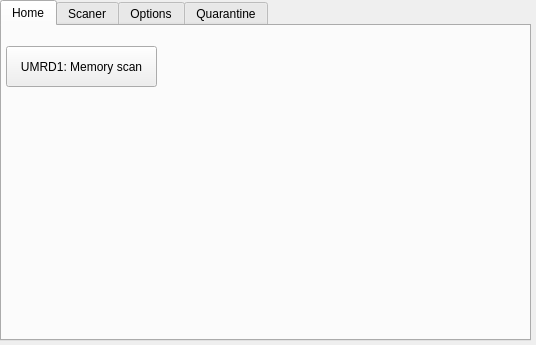
<?xml version="1.0" encoding="UTF-8"?>
<ui version="4.0">
 <class>ui_clientClass</class>
 <widget class="QMainWindow" name="ui_clientClass">
  <property name="windowModality">
   <enum>Qt::WindowModal</enum>
  </property>
  <property name="enabled">
   <bool>true</bool>
  </property>
  <property name="geometry">
   <rect>
    <x>0</x>
    <y>0</y>
    <width>536</width>
    <height>345</height>
   </rect>
  </property>
  <property name="sizePolicy">
   <sizepolicy hsizetype="Ignored" vsizetype="Ignored">
    <horstretch>0</horstretch>
    <verstretch>0</verstretch>
   </sizepolicy>
  </property>
  <property name="minimumSize">
   <size>
    <width>525</width>
    <height>272</height>
   </size>
  </property>
  <property name="maximumSize">
   <size>
    <width>800</width>
    <height>800</height>
   </size>
  </property>
  <property name="mouseTracking">
   <bool>true</bool>
  </property>
  <property name="contextMenuPolicy">
   <enum>Qt::DefaultContextMenu</enum>
  </property>
  <property name="windowTitle">
   <string>User Mode Security</string>
  </property>
  <property name="toolTip">
   <string/>
  </property>
  <property name="autoFillBackground">
   <bool>false</bool>
  </property>
  <property name="styleSheet">
   <string notr="true"/>
  </property>
  <property name="inputMethodHints">
   <set>Qt::ImhNone</set>
  </property>
  <property name="toolButtonStyle">
   <enum>Qt::ToolButtonFollowStyle</enum>
  </property>
  <property name="animated">
   <bool>true</bool>
  </property>
  <property name="tabShape">
   <enum>QTabWidget::Triangular</enum>
  </property>
  <property name="dockNestingEnabled">
   <bool>false</bool>
  </property>
  <property name="dockOptions">
   <set>QMainWindow::AllowTabbedDocks|QMainWindow::AnimatedDocks</set>
  </property>
  <widget class="QWidget" name="centralWidget">
   <widget class="QTabWidget" name="Menu">
    <property name="geometry">
     <rect>
      <x>0</x>
      <y>0</y>
      <width>531</width>
      <height>341</height>
     </rect>
    </property>
    <property name="minimumSize">
     <size>
      <width>521</width>
      <height>271</height>
     </size>
    </property>
    <property name="maximumSize">
     <size>
      <width>1500</width>
      <height>800</height>
     </size>
    </property>
    <property name="mouseTracking">
     <bool>false</bool>
    </property>
    <property name="contextMenuPolicy">
     <enum>Qt::DefaultContextMenu</enum>
    </property>
    <property name="layoutDirection">
     <enum>Qt::LeftToRight</enum>
    </property>
    <property name="autoFillBackground">
     <bool>false</bool>
    </property>
    <property name="tabPosition">
     <enum>QTabWidget::North</enum>
    </property>
    <property name="tabShape">
     <enum>QTabWidget::Rounded</enum>
    </property>
    <property name="currentIndex">
     <number>0</number>
    </property>
    <property name="iconSize">
     <size>
      <width>24</width>
      <height>24</height>
     </size>
    </property>
    <property name="elideMode">
     <enum>Qt::ElideNone</enum>
    </property>
    <property name="usesScrollButtons">
     <bool>true</bool>
    </property>
    <property name="documentMode">
     <bool>false</bool>
    </property>
    <property name="tabsClosable">
     <bool>false</bool>
    </property>
    <property name="movable">
     <bool>true</bool>
    </property>
    <widget class="QWidget" name="HOME_tab">
     <attribute name="title">
      <string>Home</string>
     </attribute>
     <widget class="QPushButton" name="scan1_btn">
      <property name="geometry">
       <rect>
        <x>4</x>
        <y>20</y>
        <width>151</width>
        <height>41</height>
       </rect>
      </property>
      <property name="text">
       <string>UMRD1: Memory scan</string>
      </property>
     </widget>
    </widget>
    <widget class="QWidget" name="SCAN_tab">
     <attribute name="title">
      <string>Scaner</string>
     </attribute>
     <widget class="QPushButton" name="pause_Button">
      <property name="geometry">
       <rect>
        <x>449</x>
        <y>6</y>
        <width>71</width>
        <height>23</height>
       </rect>
      </property>
      <property name="text">
       <string>Pause</string>
      </property>
     </widget>
     <widget class="QPushButton" name="stop_Button">
      <property name="geometry">
       <rect>
        <x>449</x>
        <y>36</y>
        <width>71</width>
        <height>23</height>
       </rect>
      </property>
      <property name="text">
       <string>Stop  </string>
      </property>
      <property name="iconSize">
       <size>
        <width>16</width>
        <height>16</height>
       </size>
      </property>
      <property name="checkable">
       <bool>false</bool>
      </property>
      <property name="checked">
       <bool>false</bool>
      </property>
      <property name="default">
       <bool>false</bool>
      </property>
      <property name="flat">
       <bool>false</bool>
      </property>
     </widget>
     <widget class="QGroupBox" name="groupBox">
      <property name="geometry">
       <rect>
        <x>0</x>
        <y>0</y>
        <width>441</width>
        <height>301</height>
       </rect>
      </property>
      <property name="mouseTracking">
       <bool>false</bool>
      </property>
      <property name="title">
       <string>Search</string>
      </property>
      <property name="flat">
       <bool>false</bool>
      </property>
      <property name="checkable">
       <bool>false</bool>
      </property>
      <widget class="QProgressBar" name="progressScan">
       <property name="geometry">
        <rect>
         <x>10</x>
         <y>50</y>
         <width>421</width>
         <height>23</height>
        </rect>
       </property>
       <property name="value">
        <number>0</number>
       </property>
       <property name="textVisible">
        <bool>false</bool>
       </property>
       <property name="textDirection">
        <enum>QProgressBar::TopToBottom</enum>
       </property>
      </widget>
      <widget class="QLabel" name="StatusString">
       <property name="geometry">
        <rect>
         <x>10</x>
         <y>19</y>
         <width>521</width>
         <height>21</height>
        </rect>
       </property>
       <property name="font">
        <font>
         <family>Segoe UI</family>
        </font>
       </property>
       <property name="text">
        <string>burluckij@gmail.com</string>
       </property>
      </widget>
      <widget class="QTreeWidget" name="treeScanLog">
       <property name="geometry">
        <rect>
         <x>10</x>
         <y>80</y>
         <width>421</width>
         <height>211</height>
        </rect>
       </property>
       <property name="verticalScrollBarPolicy">
        <enum>Qt::ScrollBarAsNeeded</enum>
       </property>
       <property name="horizontalScrollBarPolicy">
        <enum>Qt::ScrollBarAsNeeded</enum>
       </property>
       <property name="rootIsDecorated">
        <bool>true</bool>
       </property>
       <property name="uniformRowHeights">
        <bool>false</bool>
       </property>
       <property name="sortingEnabled">
        <bool>false</bool>
       </property>
       <property name="animated">
        <bool>false</bool>
       </property>
       <property name="allColumnsShowFocus">
        <bool>false</bool>
       </property>
       <property name="wordWrap">
        <bool>false</bool>
       </property>
       <property name="headerHidden">
        <bool>true</bool>
       </property>
       <property name="columnCount">
        <number>1</number>
       </property>
       <attribute name="headerVisible">
        <bool>false</bool>
       </attribute>
       <attribute name="headerCascadingSectionResizes">
        <bool>false</bool>
       </attribute>
       <attribute name="headerHighlightSections">
        <bool>false</bool>
       </attribute>
       <attribute name="headerShowSortIndicator" stdset="0">
        <bool>false</bool>
       </attribute>
       <attribute name="headerStretchLastSection">
        <bool>true</bool>
       </attribute>
       <column>
        <property name="text">
         <string notr="true">1</string>
        </property>
       </column>
      </widget>
     </widget>
     <widget class="QPushButton" name="do_infect">
      <property name="geometry">
       <rect>
        <x>450</x>
        <y>278</y>
        <width>71</width>
        <height>23</height>
       </rect>
      </property>
      <property name="text">
       <string>Remove</string>
      </property>
     </widget>
     <widget class="QPushButton" name="clean_btn">
      <property name="geometry">
       <rect>
        <x>450</x>
        <y>251</y>
        <width>71</width>
        <height>23</height>
       </rect>
      </property>
      <property name="text">
       <string>Clean</string>
      </property>
     </widget>
    </widget>
    <widget class="QWidget" name="tab_Options">
     <attribute name="title">
      <string>Options</string>
     </attribute>
     <widget class="QGroupBox" name="groupBox_4">
      <property name="geometry">
       <rect>
        <x>350</x>
        <y>-1</y>
        <width>171</width>
        <height>301</height>
       </rect>
      </property>
      <property name="title">
       <string>Common</string>
      </property>
      <widget class="QCheckBox" name="checkBox_4">
       <property name="geometry">
        <rect>
         <x>8</x>
         <y>20</y>
         <width>281</width>
         <height>18</height>
        </rect>
       </property>
       <property name="text">
        <string>On Quarantine</string>
       </property>
      </widget>
      <widget class="QCheckBox" name="chb_Syslib">
       <property name="geometry">
        <rect>
         <x>8</x>
         <y>40</y>
         <width>281</width>
         <height>18</height>
        </rect>
       </property>
       <property name="text">
        <string>Search only system api hooks</string>
       </property>
       <property name="checked">
        <bool>true</bool>
       </property>
      </widget>
     </widget>
     <widget class="QGroupBox" name="system_dlls">
      <property name="geometry">
       <rect>
        <x>3</x>
        <y>-1</y>
        <width>341</width>
        <height>301</height>
       </rect>
      </property>
      <property name="title">
       <string>System dll's</string>
      </property>
      <widget class="QTreeWidget" name="tree_syslib">
       <property name="geometry">
        <rect>
         <x>4</x>
         <y>15</y>
         <width>331</width>
         <height>251</height>
        </rect>
       </property>
       <column>
        <property name="text">
         <string>System &amp; white objects</string>
        </property>
       </column>
      </widget>
      <widget class="QPushButton" name="btn_adddll">
       <property name="geometry">
        <rect>
         <x>284</x>
         <y>274</y>
         <width>51</width>
         <height>21</height>
        </rect>
       </property>
       <property name="text">
        <string>Add</string>
       </property>
       <property name="iconSize">
        <size>
         <width>32</width>
         <height>32</height>
        </size>
       </property>
      </widget>
      <widget class="QLineEdit" name="line_dll">
       <property name="geometry">
        <rect>
         <x>4</x>
         <y>275</y>
         <width>271</width>
         <height>20</height>
        </rect>
       </property>
       <property name="font">
        <font>
         <weight>75</weight>
         <bold>true</bold>
        </font>
       </property>
       <property name="maxLength">
        <number>250</number>
       </property>
      </widget>
     </widget>
    </widget>
    <widget class="QWidget" name="tab_Quarantine">
     <attribute name="title">
      <string>Quarantine</string>
     </attribute>
     <widget class="QGroupBox" name="groupBox_2">
      <property name="geometry">
       <rect>
        <x>2</x>
        <y>-1</y>
        <width>511</width>
        <height>291</height>
       </rect>
      </property>
      <property name="title">
       <string>Malware storge</string>
      </property>
      <widget class="QTreeWidget" name="mtree">
       <property name="geometry">
        <rect>
         <x>10</x>
         <y>20</y>
         <width>491</width>
         <height>261</height>
        </rect>
       </property>
       <column>
        <property name="text">
         <string notr="true">File</string>
        </property>
       </column>
       <column>
        <property name="text">
         <string>Info</string>
        </property>
       </column>
      </widget>
     </widget>
    </widget>
   </widget>
  </widget>
 </widget>
 <layoutdefault spacing="6" margin="11"/>
 <resources>
  <include location="ui_client.qrc"/>
 </resources>
 <connections/>
</ui>
